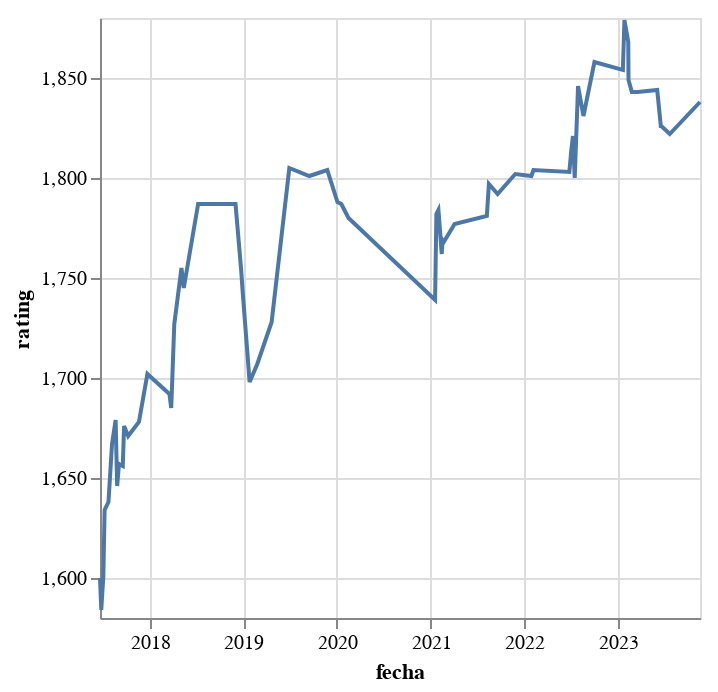

Notebook source saved alongside this figure:
### Code cell
alt.Chart(df).mark_line().encode(
  x='fecha:T', 
  y=alt.Y('rating:Q').scale(zero=False)
)

### Figure 1 — Vega-Lite specification as saved in the notebook (floating-point values rounded to 4 significant figures)
{"config": {"view": {"continuousWidth": 300, "continuousHeight": 300}}, "data": {"name": "data-81e96bfe35ac84bd41e59400ccca597a"}, "mark": {"type": "line"}, "encoding": {"x": {"field": "fecha", "type": "temporal"}, "y": {"field": "rating", "scale": {"zero": false}, "type": "quantitative"}}, "$schema": "https://vega.github.io/schema/vega-lite/v5.16.3.json", "datasets": {"data-81e96bfe35ac84bd41e59400ccca597a": [{"fecha": "2017-06-20", "donde": "119º Torneo Nichia Gakuin", "variacion": 50, "rating": 1600}, {"fecha": "2017-06-25", "donde": "78º Torneo Donic Fénix Devoto", "variacion": -16, "rating": 1584}, {"fecha": "2017-07-03", "donde": "59º Torneo MTM's San Cristobal", "variacion": 17, "rating": 1601}, {"fecha": "2017-07-08", "donde": "40º Torneo River Monumental", "variacion": 33, "rating": 1634}, {"fecha": "2017-07-23", "donde": "134º Torneo Butterfly Ciudad de Vicente López ", "variacion": 4, "rating": 1638}, {"fecha": "2017-08-06", "donde": "8º Torneo La Legión Tenis de Mesa", "variacion": 29, "rating": 1667}, {"fecha": "2017-08-20", "donde": "34º Torneo Nikkei Sede Vicente Lopez ", "variacion": 12, "rating": 1679}, {"fecha": "2017-08-26", "donde": "41º Torneo River Monumental", "variacion": -33, "rating": 1646}, {"fecha": "2017-09-02", "donde": "64º Torneo Ferrocarril Oeste – Butterfly DHS", "variacion": 11, "rating": 1657}, {"fecha": "2017-09-17", "donde": "35º Torneo Nikkei Sede Vicente Lopez ", "variacion": -1, "rating": 1656}, {"fecha": "2017-09-22", "donde": "91º Torneo Instituto Compañía de María", "variacion": 20, "rating": 1676}, {"fecha": "2017-10-08", "donde": "123º Torneo Nichia Gakuin", "variacion": -5, "rating": 1671}, {"fecha": "2017-11-19", "donde": "66º Torneo Ferrocarril Oeste – Butterfly DHS", "variacion": 7, "rating": 1678}, {"fecha": "2017-12-22", "donde": "95º Torneo Instituto Compañía de María", "variacion": 24, "rating": 1702}, {"fecha": "2018-03-18", "donde": "218º Torneo Atlanta", "variacion": -10, "rating": 1692}, {"fecha": "2018-03-25", "donde": "129º Torneo Nichia Gakuin", "variacion": -7, "rating": 1685}, {"fecha": "2018-04-06", "donde": "96º Torneo Instituto Compañía de María", "variacion": 42, "rating": 1727}, {"fecha": "2018-05-04", "donde": "1º Torneo San Lorenzo Escuela de Tablones ", "variacion": 28, "rating": 1755}, {"fecha": "2018-05-13", "donde": "22° Torneo Monumental River", "variacion": -10, "rating": 1745}, {"fecha": "2018-07-08", "donde": "4° Torneo TMT ProTour Alejandro Gomez ", "variacion": 42, "rating": 1787}, {"fecha": "2018-12-01", "donde": "204° Torneo Butterfly Ciudad de Vicente López ", "variacion": 0, "rating": 1787}, {"fecha": "2018-12-23", "donde": "7° Torneo TMT ProTour Alejandro Gomez ", "variacion": -33, "rating": 1754}, {"fecha": "2018-12-29", "donde": "10° Torneo Club Fénix sede Parque Chas", "variacion": -11, "rating": 1743}, {"fecha": "2019-01-25", "donde": "224° Torneo Butterfly Ciudad de Vicente López ", "variacion": -45, "rating": 1698}, {"fecha": "2019-02-24", "donde": "12° Torneo Club Fénix sede Parque Chas", "variacion": 9, "rating": 1707}, {"fecha": "2019-04-21", "donde": "95° Torneo Ferrocarril Oeste – Butterfly DHS", "variacion": 21, "rating": 1728}, {"fecha": "2019-06-29", "donde": "9° Torneo TMT ProTour Alejandro Gomez ", "variacion": 77, "rating": 1805}, {"fecha": "2019-09-15", "donde": "34° Torneo Monumental River", "variacion": -4, "rating": 1801}, {"fecha": "2019-11-24", "donde": "315° Torneo Atlanta", "variacion": 3, "rating": 1804}, {"fecha": "2020-01-03", "donde": "332° Torneo Atlanta", "variacion": -16, "rating": 1788}, {"fecha": "2020-01-18", "donde": "14° Torneo Club Fénix sede Parque Chas", "variacion": -1, "rating": 1787}, {"fecha": "2020-02-15", "donde": "15° Torneo Club Fénix sede Parque Chas", "variacion": -7, "rating": 1780}, {"fecha": "2021-01-18", "donde": "90° Torneo Estación Ping Pong", "variacion": -41, "rating": 1739}, {"fecha": "2021-01-23", "donde": "64° Torneo Nikkei Sede Vicente Lopez ", "variacion": 43, "rating": 1782}, {"fecha": "2021-01-31", "donde": "3° Torneo Spin TDM Sede Villa Crespo ", "variacion": 2, "rating": 1784}, {"fecha": "2021-02-13", "donde": "16° Torneo Club Fénix sede Parque Chas", "variacion": -22, "rating": 1762}, {"fecha": "2021-02-16", "donde": "32° Torneo Club Urquiza", "variacion": 7, "rating": 1769}, {"fecha": "2021-02-21", "donde": "4° Torneo Spin TDM Sede Villa Crespo ", "variacion": -1, "rating": 1768}, {"fecha": "2021-04-04", "donde": "1° Torneo Fachenzo Tenis de Mesa", "variacion": 9, "rating": 1777}, {"fecha": "2021-08-08", "donde": "3° Torneo Bar NTE", "variacion": 4, "rating": 1781}, {"fecha": "2021-08-16", "donde": "10° Torneo TMT ProTour Alejandro Gomez ", "variacion": 16, "rating": 1797}, {"fecha": "2021-09-19", "donde": "4° Torneo Bar NTE", "variacion": -5, "rating": 1792}, {"fecha": "2021-11-27", "donde": "17° Torneo Club Fénix sede Parque Chas", "variacion": 10, "rating": 1802}, {"fecha": "2022-01-29", "donde": "537° Torneo Butterfly Ciudad de Vicente López ", "variacion": -1, "rating": 1801}, {"fecha": "2022-02-06", "donde": "50° Torneo Alvear Nittaku", "variacion": 3, "rating": 1804}, {"fecha": "2022-06-26", "donde": "513° Torneo Butterfly Ciudad de Vicente López ", "variacion": -1, "rating": 1803}, {"fecha": "2022-07-03", "donde": "7° Torneo Spin TDM Donic ", "variacion": 10, "rating": 1813}, {"fecha": "2022-07-10", "donde": "126° Torneo Ferrocarril Oeste – Butterfly DHS", "variacion": 8, "rating": 1821}, {"fecha": "2022-07-17", "donde": "11° Torneo Bar NTE", "variacion": -21, "rating": 1800}, {"fecha": "2022-07-30", "donde": "19° Torneo TMT ProTour Alejandro Gomez ", "variacion": 46, "rating": 1846}, {"fecha": "2022-08-20", "donde": "67° Torneo O.H.A. Macabi", "variacion": -15, "rating": 1831}, {"fecha": "2022-10-02", "donde": "14° Torneo Bar NTE", "variacion": 27, "rating": 1858}, {"fecha": "2023-02-11", "donde": "19° Torneo Fénix Club Donic", "variacion": 10, "rating": 1868}, {"fecha": "2023-02-12", "donde": "2° Torneo La Vuelta Vicente Lopez ", "variacion": -19, "rating": 1849}, {"fecha": "2023-02-25", "donde": "16° Torneo Bar NTE", "variacion": -6, "rating": 1843}, {"fecha": "2023-03-19", "donde": "17° Torneo Bar NTE", "variacion": 1, "rating": 1843}, {"fecha": "2023-06-04", "donde": "11° Torneo Banco Nacion ALMAR", "variacion": -18, "rating": 1844}, {"fecha": "2023-06-18", "donde": "20° Torneo Bar NTE", "variacion": -9, "rating": 1826}, {"fecha": "2023-06-20", "donde": "691° Torneo Butterfly - Ciudad de Vicente López", "variacion": 5, "rating": 1826}, {"fecha": "2023-07-23", "donde": "13° Torneo Banco Nacion ALMAR ", "variacion": 16, "rating": 1822}, {"fecha": "2023-11-18", "donde": "79° Torneo O.H.A. Macabi", "variacion": 16, "rating": 1838}, {"fecha": "2023-01-21", "donde": "17° Torneo Banco Nacion ALMAR", "variacion": 25, "rating": 1854}, {"fecha": "2023-01-27", "donde": "20° Torneo Fénix Club Donic", "variacion": -13, "rating": 1879}]}}
